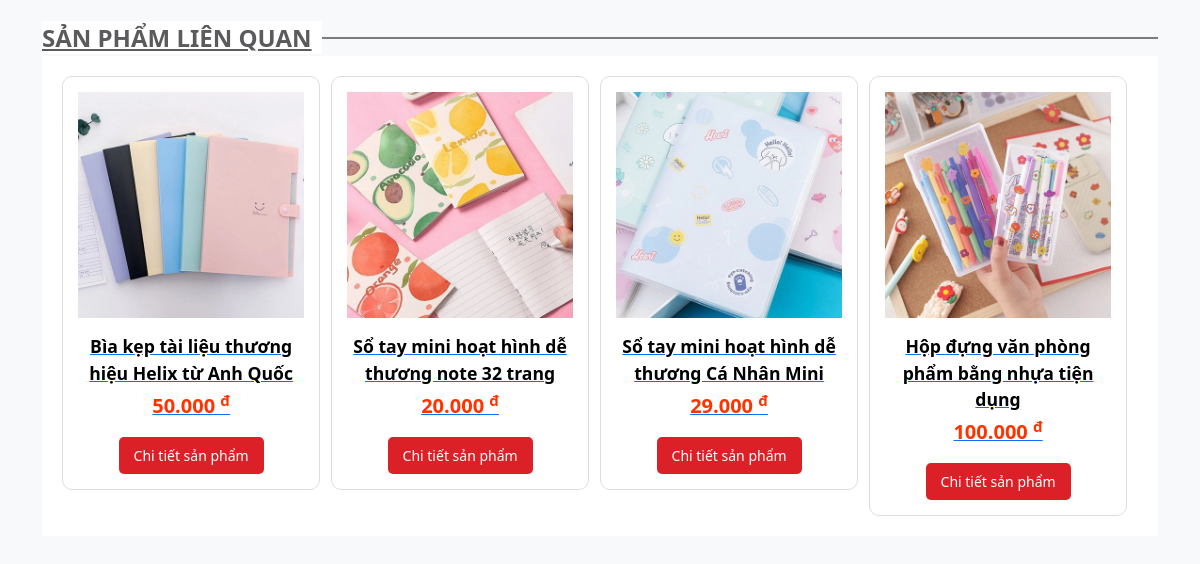
The app's page /Sources/FE/product_generation.php with its own data.
### tables this page shows
CREATE TABLE `sale` (
  `sale_id` int(11) NOT NULL,
  `product_id` int(11) NOT NULL,
  `discount_percent` decimal(5,2) NOT NULL,
  `start_date` date NOT NULL,
  `end_date` date NOT NULL,
  `sale_description` varchar(255) DEFAULT NULL,
  `is_expired` tinyint(1) NOT NULL DEFAULT 0
);

CREATE TABLE `product` (
  `product_id` int(11) NOT NULL,
  `product_type_name` varchar(100) NOT NULL,
  `product_name` varchar(250) NOT NULL,
  `product_price` varchar(250) NOT NULL,
  `product_description` varchar(300) DEFAULT NULL,
  `product_details` varchar(300) NOT NULL,
  `product_images` varchar(50) NOT NULL,
  `product_quantity` int(250) NOT NULL DEFAULT 1,
  `product_type_id` varchar(50) NOT NULL
);

### Sources/FE/product_generation.php (the view, shortened to what this page needs)
<!DOCTYPE html>
<html lang="vi">
<head>
    <link href="https://cdn.jsdelivr.net/npm/bootstrap@5.3.1/dist/css/bootstrap.min.css" rel="stylesheet">
    <link rel="stylesheet" href="https://cdnjs.cloudflare.com/ajax/libs/font-awesome/6.4.2/css/all.min.css">
    <link rel="stylesheet" href="https://unpkg.com/swiper/swiper-bundle.min.css">
</head>
<body>
    <section class="section_flash_sale">
        <div class="container">
            <div class="home-title">
                <a href="" title="Sản phẩm liên quan">
                    Sản phẩm liên quan
                </a>
            </div>
            <div class="block-product">
                <div class="flash-sale-swiper swiper-container">
                    <div class="swiper-wrapper">
                        <?php
                      include("../connect_SQL/connect.php");
                        $valueCart = 4;
                        $sql = "SELECT sp.*, s.discount_percent FROM product sp JOIN sale s ON sp.product_id = s.product_id WHERE s.is_expired = 1 ORDER BY RAND() LIMIT $valueCart";
                        $result = $connect->query($sql);
                        $duongdanimg = '../Assets/img/sanpham/';
                        if ($result->num_rows > 0) {
                            while ($data = $result->fetch_assoc()) {
                                ?>
                                <div class="swiper-slide product-block-item">
                                    <a href="./product.php?product_id=<?= $data['product_id']; ?>">
                                        <img src="<?= $duongdanimg . $data['product_images']; ?>" alt="<?= $data['product_name']; ?>">
                                        <div class="product-info">
                                            <p class="item-product-name"><strong><?= $data['product_name']; ?></strong></p>
                                            <p class="product_price"><strong style="color:#f30; font-size:20px"><?= number_format($data['product_price'], 0, '.', '.'); ?> <sup>đ</sup></strong></p>
                                        </div>
                                        <button class="cart-button btn-buy add_to_cart" title="Chi tiết sản phẩm">Chi tiết sản phẩm</button>
                                    </a>
                                </div>
                                <?php
                            }
                        }
                            ?>
                    </div>
                </div>
            </div>
        </div>
    </section>
</body>
</html>

### Sources/FE/product_generation.php (style rules this page uses)
body { background-color: #f8f9fa; }
.section_flash_sale { margin-bottom: 60px; }
.block-product { padding: 20px; background: #fff; }
.flash-sale-swiper { overflow: hidden; }
.swiper-slide { flex: 0 0 auto; width: 24%; margin-right: 1%; transition: transform 0.3s; }
.swiper-slide:last-child { margin-right: 0; }
.product-block-item { border: 1px solid #ddd; border-radius: 10px; padding: 15px; text-align: center; overflow: hidden; transition: transform 0.2s; }
.product-info .item-product-name { color: #000; font-size: 1.1rem; margin: 5px 0; }
.cart-button { background: #DC2028; color: #fff; border: none; padding: 8px 15px; border-radius: 5px; cursor: pointer; font-size: 14px; }
.product-block-item img { max-width: 100%; height: auto; margin-bottom: 10px; }
.home-title { position: relative; margin-top: 20px; }
.home-title a { text-align: left; font-size: 24px; text-transform: uppercase; position: relative; font-weight: bold; color: #5B5B5E; padding: initial; background: #fff; z-index: 9; padding-right: 10px; }
.home-title:after { display: block; width: 100%; height: 1px; margin: auto; background: #000; content: ""; position: absolute; top: 50%; transform: translateY(-50%); }

### records on screen
sale: product.product_images (picture), product.product_name "Bìa kẹp tài liệu thương hiệu Helix từ Anh Quốc", product.product_price "50.000"
sale: product.product_images (picture), product.product_name "Sổ tay mini hoạt hình dễ thương note 32 trang", product.product_price "20.000"
sale: product.product_images (picture), product.product_name "Sổ tay mini hoạt hình dễ thương Cá Nhân Mini", product.product_price "29.000"
sale: product.product_images (picture), product.product_name "Hộp đựng văn phòng phẩm bằng nhựa tiện dụng", product.product_price "100.000"
